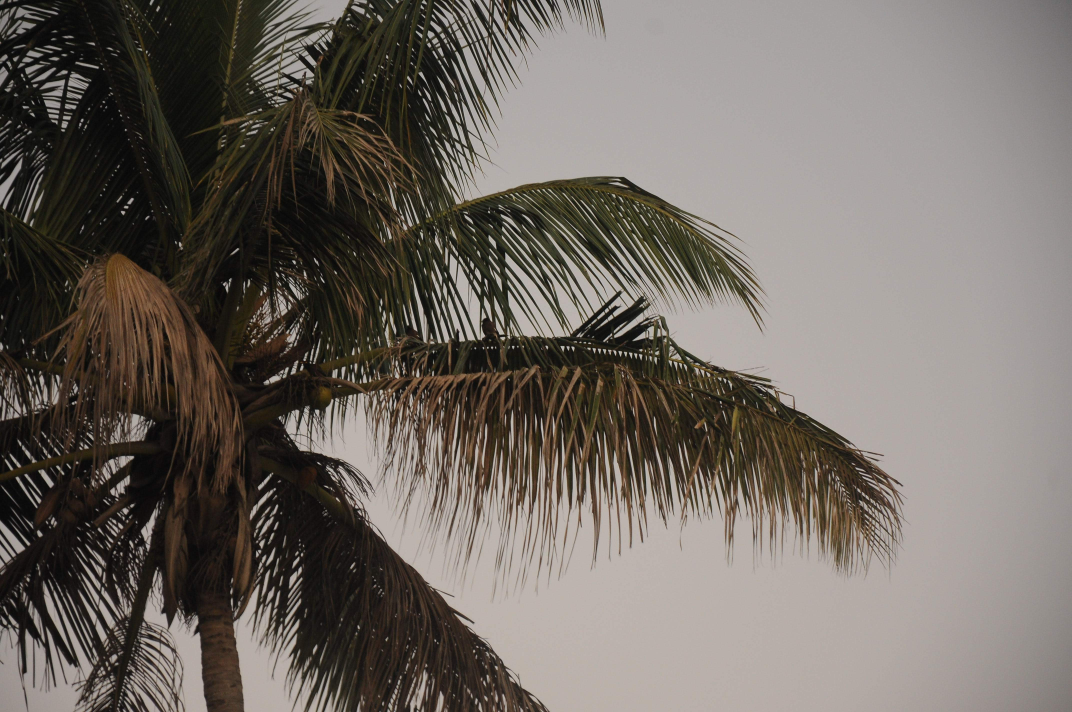
//> input picture data/img1.jpg, 4288 x 2848 px (shown at 1/4 size)
$ ./phase3_contours   (built with g++ and OpenCV 4)
//> lines starting //> are read from the running program, lines starting //| are printed output that depends on the picture; after the words box and inside, x2 and y2 are one past the last pixel; in counts of white or black regions, pixels touching at a corner belong together
#include <opencv2/opencv.hpp>
#include <iostream>

int main(){
    std::string img_path = "data/img1.jpg";

    cv::Mat image = cv::imread(img_path);
//> image is the input picture: 2848 rows x 4288 cols, CV_8UC3; mean B, G, R 98.4, 104.8, 111.6

    cv:: Mat gray, blur, edges;

    cv::resize(image, image, cv::Size(400,400));
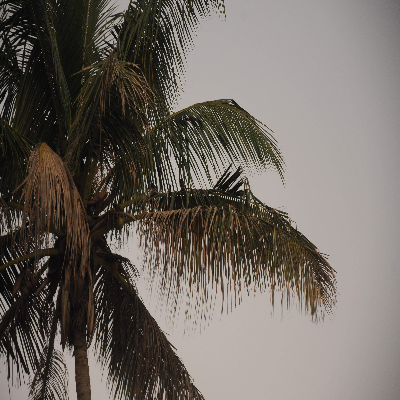
//> image: 400 rows x 400 cols, CV_8UC3; mean B, G, R 98.3, 104.7, 111.5

    cv::cvtColor(image, gray, cv::COLOR_BGR2GRAY);
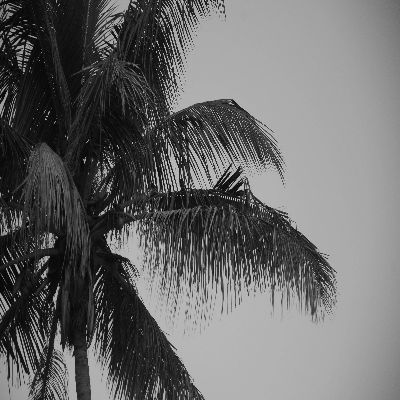
//> gray: 400 rows x 400 cols, CV_8UC1; min 4, max 213, mean 106
    cv::GaussianBlur(gray, blur, cv::Size(5, 5), 0);
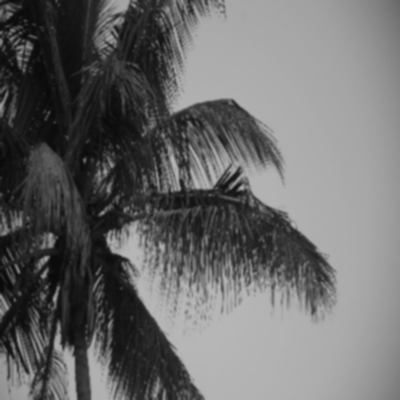
//> blur: 400 rows x 400 cols, CV_8UC1; min 9, max 183, mean 106
    cv::Canny(blur, edges, 100, 200);
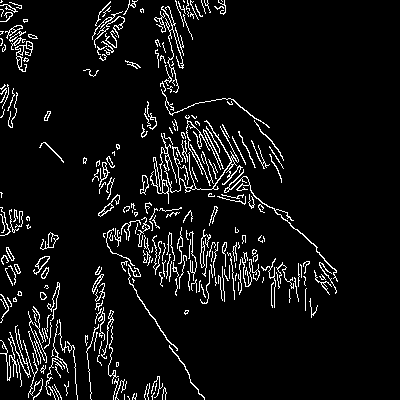
//> edges: 400 rows x 400 cols, CV_8UC1; 6.6% white in thin lines or dots, all inside (x1, y1, x2, y2) = (0, 0, 338, 400)

    // Find contours
    std::vector<std::vector<cv::Point>> contours;
    cv::findContours(edges, contours, cv::RETR_EXTERNAL, cv::CHAIN_APPROX_SIMPLE);
//> contours = 282 contours, 246 with area under 20; largest, box (x1, y1, x2, y2) and area: (15, 41, 33, 72) 139, (163, 120, 243, 193) 130, (224, 169, 338, 282) 124, (150, 133, 177, 204) 108, (40, 232, 59, 250) 100

    // Draw results
    cv::Mat output = image.clone();

    for(const auto& contour:contours){
        double area = cv::contourArea(contour);

        // Filter small area
        if(area < 500) continue;

        cv::Rect box = cv::boundingRect(contour);
        cv::rectangle(output, box, cv::Scalar(0, 255, 0), 2);

    }
//> this loop made 282 passes
//> area on passes 21, 23, 26: 20.5, 33, 20

    // display result
    cv::imshow("Edges", edges);
    cv::imshow("detected objects", output);


    cv::waitKey(0);
    return 0;
}
